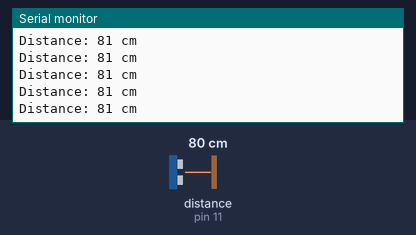
The sketch below on a simulated Arduino Uno, built with avr-gcc and run on an emulated ATmega328P. Shown: the last lines printed to the serial monitor. The test bench sets the inputs (shaded band); at power-on: distance to the obstacle (sensor on pin 11) 80 cm. The echo pulse lasts 58.3 µs per cm.

Above: at 1.2 s.
1.3 s: distance to the obstacle (sensor on pin 11) set to 4 cm
At 1.34 s:
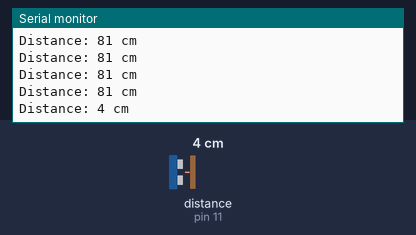
4.3 s: distance to the obstacle (sensor on pin 11) set to 2 cm
At 4.31 s:
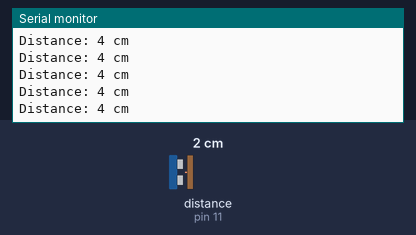
7.3 s: distance to the obstacle (sensor on pin 11) set to 60 cm
At 7.36 s:
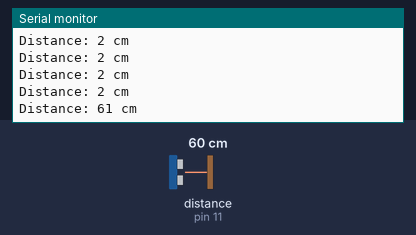
10.3 s: distance to the obstacle (sensor on pin 11) set to 2 cm
At 10.3 s:
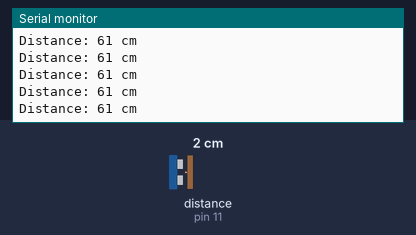
Timing chart, 0 to 13.3 s (numbered marks = the images above; inputs shaded):
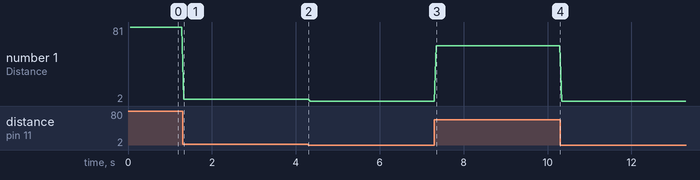

Measured:
- after the input at 1.3 s, the serial monitor: prints a new line at once (image 1)
- after the input at 7.3 s, the serial monitor: prints a new line after 0.05 s (image 3)
- plotted number 1: 81 → 4 after the input at 1.3 s, 4 → 2 after the input at 4.3 s, 2 → 61 after the input at 7.3 s, 61 → 2 after the input at 10.3 s

The sketch:

lesson_29_ultrasonic.ino
```cpp
// HC-SR04 ultrasonic - TRIG→D12, ECHO→D11
#include <NewPing.h>

#define TRIGGER_PIN 12
#define ECHO_PIN 11
#define MAX_DISTANCE 200

NewPing sonar(TRIGGER_PIN, ECHO_PIN, MAX_DISTANCE);

void setup() {
  Serial.begin(9600);
}

void loop() {
  delay(50);
  unsigned int distance = sonar.ping_cm();
  Serial.print("Distance: ");
  Serial.print(distance);
  Serial.println(" cm");
}
```
